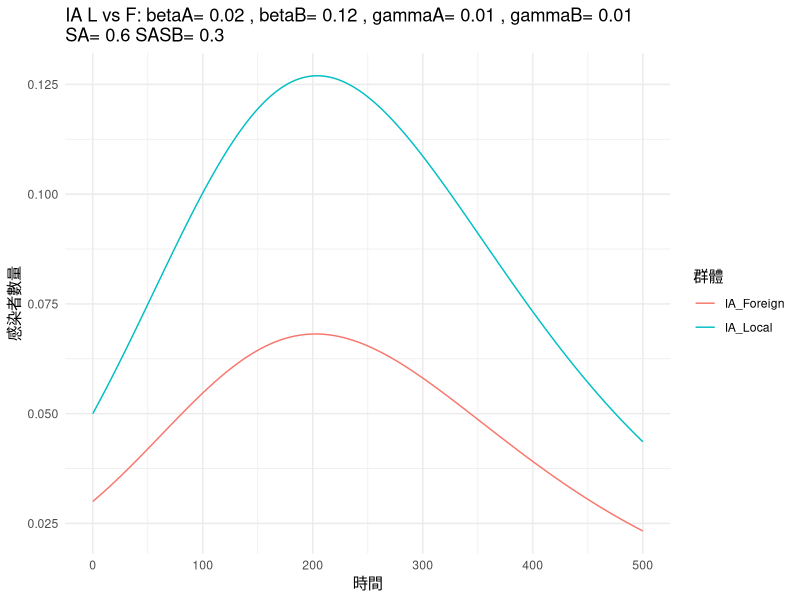
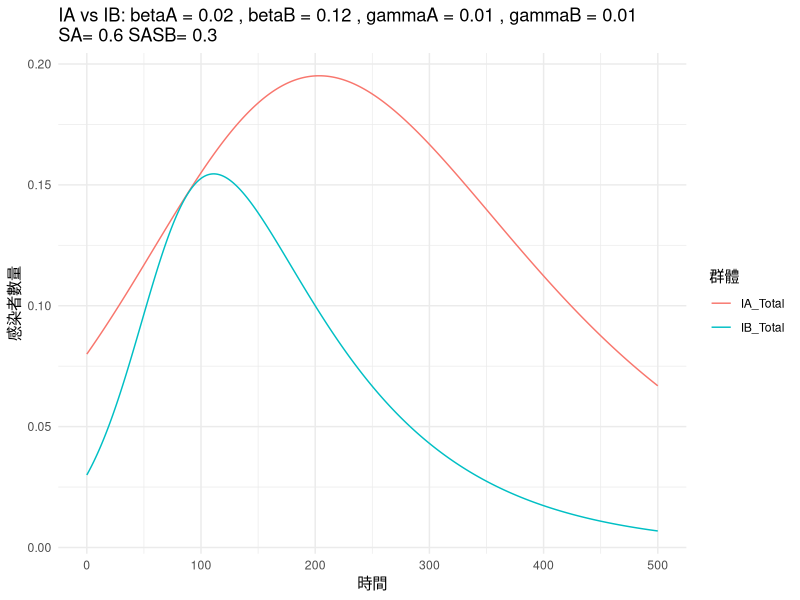
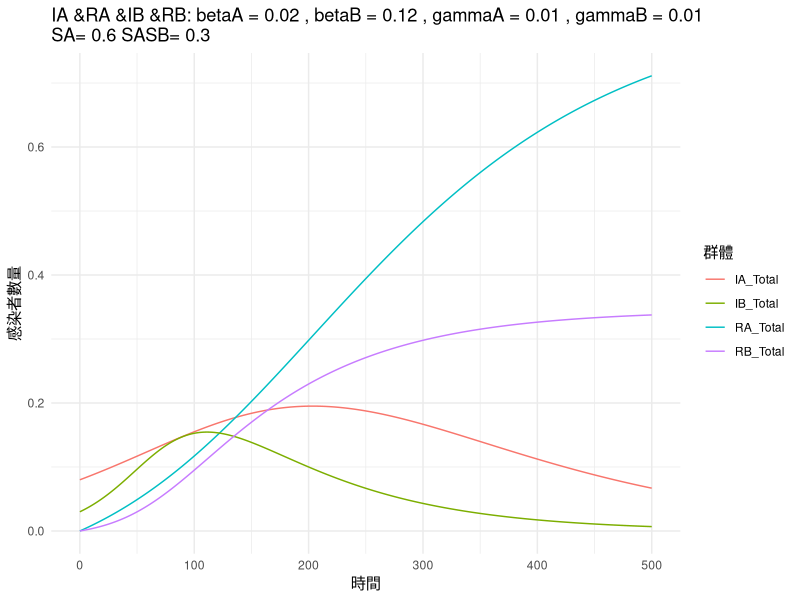
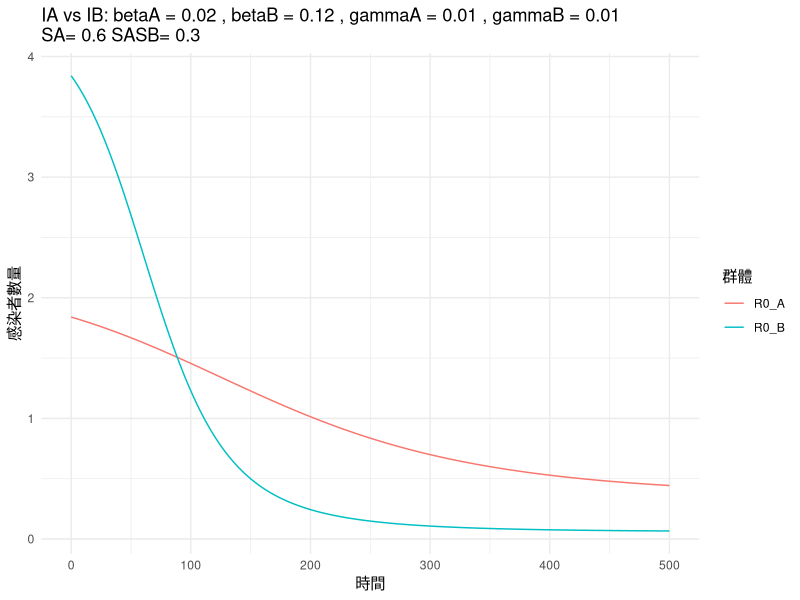

These figures' R source, in order:
## ---- chunk 1
knitr::opts_chunk$set(echo = TRUE)
## ---- chunk 2
# 加載必要的庫
library(deSolve)
library(ggplot2)

# 定義參數調整與模型模擬函數
simulate_and_plot <- function(betaA, betaB, gammaA, gammaB) {
  
  # 參數設定
  parameters <- c(betaA = betaA, betaB = betaB, gammaA = gammaA, gammaB = gammaB)
  
  # 初始條件 (總和 = 1)
  initial_state <- c(
    SA    = 0.6,
    IA_Local = 0.05,
    RA    = 0,
    SASB  = 0.3,
    IASB  = 0.02,
    SAIB  = 0.02,
    IAIB  = 0.01,
    RASB  = 0,
    RAIB  = 0,
    SARB  = 0,
    IARB  = 0,
    RARB  = 0
  )
  
  # 模擬時間
  times <- seq(0, 500, by = 0.1)
  
  # 定義模型
  meme_model <- function(time, state, parameters) {
    with(as.list(c(state, parameters)), {
      IA_Total <- IA_Local + IASB + IAIB + IARB
      IB_Total <- SAIB + IAIB + RAIB
      
      dSA <- -betaA * SA * IA_Total
      dIA_Local <- betaA * SA * IA_Total - gammaA * IA_Local
      dRA <- gammaA * IA_Local
      
      dSASB <- -betaA * SASB * IA_Total - betaB * SASB * IB_Total
      dIASB <- betaA * SASB * IA_Total - gammaA * IASB - betaB * IASB * IB_Total
      dSAIB <- betaB * SASB * IB_Total - gammaB * SAIB - betaA * SAIB * IA_Total
      dIAIB <- betaA * SAIB * IA_Total + betaB * IASB * IB_Total - gammaA * IAIB - gammaB * IAIB
      
      dRASB <- gammaA * IASB - betaB * RASB * IB_Total
      dRAIB <- gammaA * IAIB + betaB * RASB * IB_Total - gammaB * RAIB
      dSARB <- gammaB * SAIB - betaA * SARB * IA_Total
      dIARB <- gammaB * IAIB + betaA * SARB * IA_Total - gammaA * IARB
      dRARB <- gammaA * IARB + gammaB * RAIB

      derivatives <- list(c(dSA, dIA_Local, dRA, dSASB, dIASB, dSAIB, dIAIB, dRASB, dRAIB, dSARB, dIARB, dRARB))
    })
  }
  
  # 模擬結果
  result <- ode(y = initial_state, times = times, func = meme_model, parms = parameters)
  result_df <- as.data.frame(result)
  
  # 計算 IA_Foreign
  result_df$IA_Foreign <- result_df$IASB + result_df$IAIB + result_df$IARB
  
  # 繪製圖形
  plot1 <- ggplot(result_df, aes(x = time)) +
    geom_line(aes(y = IA_Local, color = "IA_Local")) +
    geom_line(aes(y = IA_Foreign, color = "IA_Foreign")) +
    labs(
      title = paste(
        "IA L vs F: betaA=", betaA,
        ", betaB=", betaB,
        ", gammaA=", gammaA,
        ", gammaB=", gammaB,
        "\nSA=", result_df$SA[1],
        "SASB=", result_df$SASB[1]
      ),
      x = "時間",
      y = "感染者數量",
      color = "群體"
    ) +
    theme_minimal()
  
  # 計算總感染者
  result_df$IA_Total <- result_df$IA_Local + result_df$IASB + result_df$IAIB + result_df$IARB
  result_df$IB_Total <- result_df$SAIB + result_df$IAIB + result_df$RAIB

  # 繪製圖形
  plot2 <- ggplot(result_df, aes(x = time)) +
    geom_line(aes(y = IA_Total, color = "IA_Total")) +
    geom_line(aes(y = IB_Total, color = "IB_Total")) +
    labs(
      title = paste(
        "IA vs IB: betaA =", betaA,
        ", betaB =", betaB,
        ", gammaA =", gammaA,
        ", gammaB =", gammaB,
        "\nSA=", result_df$SA[1],
        "SASB=", result_df$SASB[1]
      ),
      x = "時間",
      y = "感染者數量",
      color = "群體"
    ) +
    theme_minimal()
  # 計算總感染者
  result_df$RA_Total <- result_df$RA + result_df$RASB + result_df$RAIB+ result_df$RARB
  result_df$RB_Total <- result_df$SARB + result_df$IARB+ result_df$RARB
  # 繪製圖形
  plot3 <- ggplot(result_df, aes(x = time)) +
    geom_line(aes(y = IA_Total, color = "IA_Total")) +
    geom_line(aes(y = RA_Total, color = "RA_Total")) +
    geom_line(aes(y = IB_Total, color = "IB_Total")) +
    geom_line(aes(y = RB_Total, color = "RB_Total")) +
    labs(
      title = paste(
        "IA &RA &IB &RB: betaA =", betaA,
        ", betaB =", betaB,
        ", gammaA =", gammaA,
        ", gammaB =", gammaB,
        "\nSA=", result_df$SA[1],
        "SASB=", result_df$SASB[1]
      ),
      x = "時間",
      y = "感染者數量",
      color = "群體"
    ) +
    theme_minimal()
  
  result_df$SA_Total = result_df$SA + result_df$SASB + result_df$SAIB+ result_df$SARB
  result_df$SB_Total = result_df$SASB + result_df$IASB+ result_df$RASB
    
  
  result_df$R0_A = result_df$SA_Total * betaA / gammaA
  result_df$R0_B = result_df$SB_Total * betaB / gammaB
  plot4 <- ggplot(result_df, aes(x = time)) +
    geom_line(aes(y = R0_A, color = "R0_A")) +
    geom_line(aes(y = R0_B, color = "R0_B")) +
    labs(
      title = paste(
        "IA vs IB: betaA =", betaA,
        ", betaB =", betaB,
        ", gammaA =", gammaA,
        ", gammaB =", gammaB,
        "\nSA=", result_df$SA[1],
        "SASB=", result_df$SASB[1]
      ),
      x = "時間",
      y = "感染者數量",
      color = "群體"
    ) +
    theme_minimal()
  
  
  return(list(plot1 = plot1, plot2 = plot2, plot3 =plot3, plot4=plot4))
}
## ---- chunk 3
# 測試模擬與繪圖
plots <- simulate_and_plot(betaA = 0.02, betaB = 0.12,
                           gammaA = 0.01, gammaB = 0.01)

# 顯示圖形
print(plots$plot1)
print(plots$plot2)
print(plots$plot3)
print(plots$plot4)
